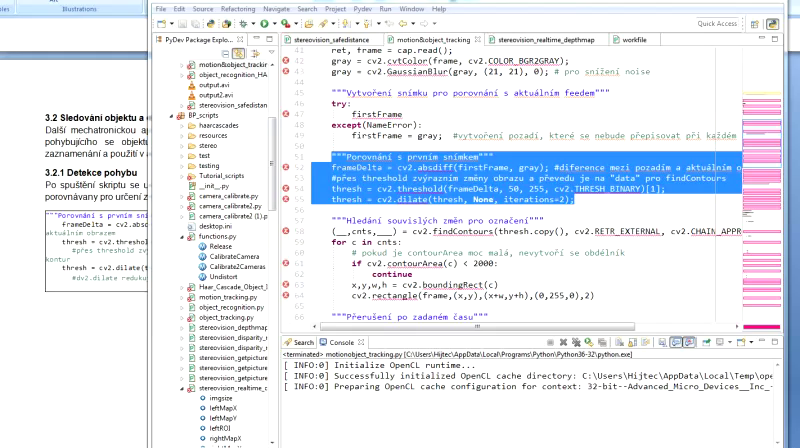
#> input picture frame 11 of track.mp4, 800 x 448 px, given in place of the camera
$ python 'motion&object_PONG_kulicka.py'   (older library calls are emulated)
#> lines starting #> are read from the running program, lines starting #| are printed output that depends on the picture; after the words box and inside, x2 and y2 are one past the last pixel; in counts of white or black regions, pixels touching at a corner belong together
'''
Created on 20. 4. 2018

@author: Hijtec
'''
import cv2,time
import numpy as np

def target(cap,lower,upper, out2):
    while (True):
        ____, frame = cap.read();
#> frame is the input picture: shape (448, 800, 3); mean B, G, R 243.5, 235.8, 230.8
        """Vytvoření barevné masky"""
        mask = cv2.inRange(frame, lower, upper);
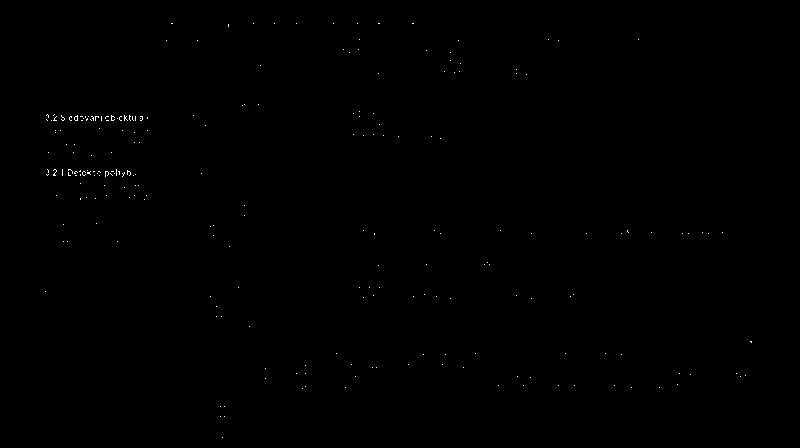
#> mask: shape (448, 800); 0.13% white in thin lines or dots, all inside (x1, y1, x2, y2) = (45, 23, 752, 438)
        mask = cv2.erode(mask,None, iterations = 3);
#> mask: shape (448, 800); every value is 0
        mask = cv2.dilate(mask, None, iterations=5);
        try:
            firstMask
            mask = cv2.bitwise_and(mask,firstMask)
            cv2.imshow("maska", mask)
        except(NameError):
            firstMask = cv2.bitwise_not(mask)
#> firstMask: shape (448, 800); every value is 255
        """Převod do černobíla"""
        gray = cv2.cvtColor(frame, cv2.COLOR_BGR2GRAY);
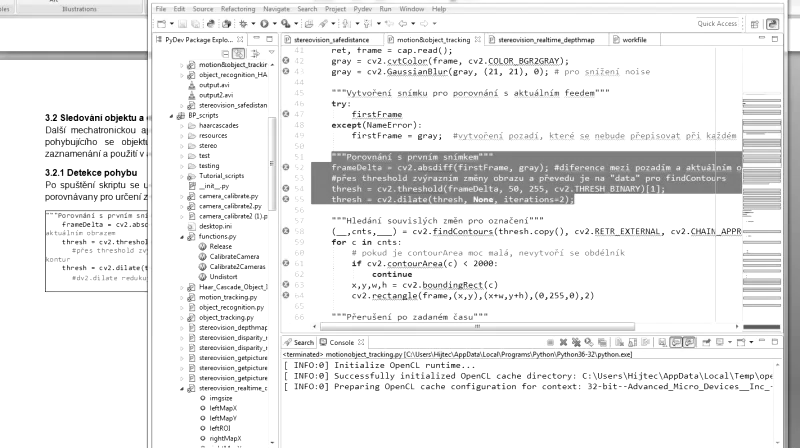
#> gray: shape (448, 800); min 0, max 255, mean 235.2
        gray = cv2.GaussianBlur(gray, (21, 21), 0); # pro snížení noise
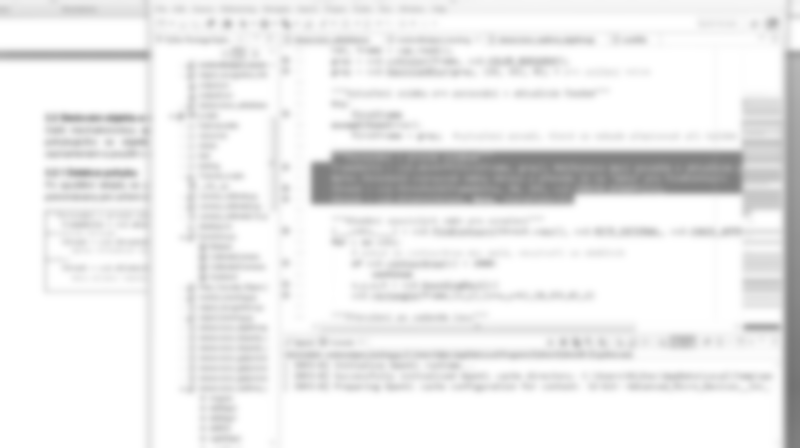
#> gray: shape (448, 800); min 114, max 255, mean 235.2
        """Vytvoření snímku pro porovnání s aktuálním feedem"""
        try:
            firstFrame
        except(NameError):
            firstFrame = gray;
            #vytvoření pozadí, které se nebude přepisovat při každém cyklu
        """Porovnání s prvním snímkem + uprava"""
        frameDelta = cv2.absdiff(firstFrame, gray);
        #diference mezi pozadím a aktuálním obrazem
        thresh = cv2.threshold(frameDelta, 40, 255, cv2.THRESH_BINARY)[1];
        #přes threshold zvýrazním změny obrazu a převedu je na "data" pro findContours
        thresh = cv2.dilate(thresh, None, iterations=1);
        cv2.imshow("change", thresh)
        """Maska + pohyb"""
        search = cv2.bitwise_and(mask,firstFrame) # binární sjednocení
        cv2.imshow("lol", search)
        """Hledání souvislých změn pro označení"""
        (__,cnts,___) = cv2.findContours(search.copy(), cv2.RETR_EXTERNAL, cv2.CHAIN_APPROX_SIMPLE);
#> cnts = []
        for c in cnts:
        # pokud je contourArea moc malá, nevytvoří se obdélník
            if cv2.contourArea(c) < 2000:
                continue
            if cv2.contourArea(c) > 10000:
                continue
            x,y,w,h = cv2.boundingRect(c) # kolem kontury se vytvoří nejmenší čtverec
            cv2.rectangle(frame,(x,y),(x+w,y+h),(0,255,0),2)
#> this loop made 0 passes
        cv2.imshow("tracking-prepare", frame);
        out2.write(frame)
        if cv2.waitKey(2) & 0xFF == ord("q"):
#> (key q is pressed here)
            break
        """Detekce změny + spuštění časovače"""
        try:
            timerDiff
        except(NameError):
            timer = time.time()+10000;
            try:
                if x!=0:
                    timerDiff = time.time();
                    timer = timerDiff;
            except:
                continue
        """Přerušení po zadaném čase"""
        if time.time()>timer+0.5:
            # stisknutím klávesy "q" se hledání změny zastaví
            break
#> (the run stopped early here; a loop or call above may not have finished)

$ run again, starting later in the video
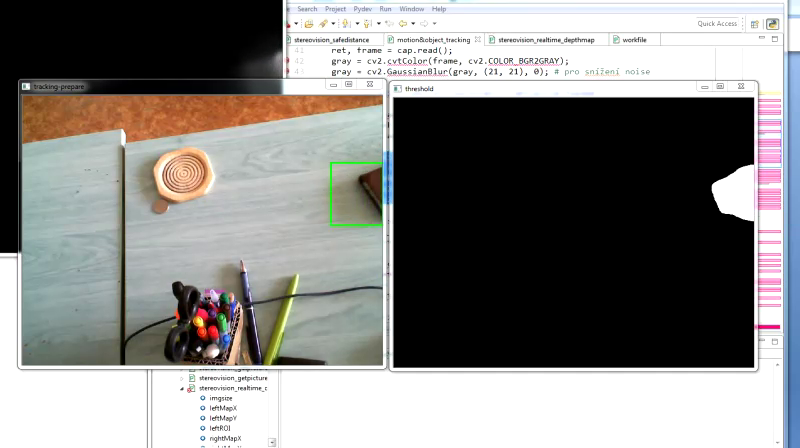
#> input picture frame 49 of track.mp4, 800 x 448 px, given in place of the camera
#> in target, frame is the input picture: shape (448, 800, 3); mean B, G, R 130.3, 132.2, 133.1
#> firstMask: shape (448, 800); 63.8% white; 6 black regions
#> frameDelta: shape (448, 800); every value is 0
#> cnts = 6 contours; box (x1, y1, x2, y2) and area: (392, 96, 756, 369) 97133, (0, 0, 284, 255) 8972, (162, 281, 210, 364) 2054, (244, 323, 261, 364) 482, (275, 355, 302, 367) 275, (358, 174, 371, 185) 120
#> the loop in target, `for c in cnts:` made 6 passes
#> (x, y, w, h) on passes 3, 6: (162, 281, 48, 83), (0, 0, 284, 255)
#> `x,y,w,h = target(cap,lower,upper, out2);`: x = 0; w = 284; h = 255
#> `bbox = (x,y,w,h);`: bbox = (0, 0, 284, 255)
#> tracker_type = 'KCF'
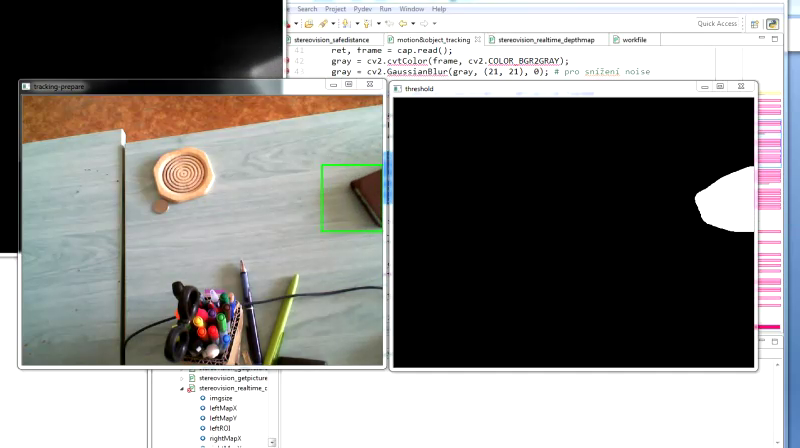
#> input picture frame 51 of track.mp4, 800 x 448 px, given in place of the camera
#> frame is the input picture: shape (448, 800, 3); mean B, G, R 131.3, 133.1, 133.9
#> in Track, `ok, bbox = tracker.update(frame)`: ok = True; bbox = (0, 0, 284, 255)
#> in Track, `p1 = (int(bbox[0]), int(bbox[1]))`: p1 = (0, 0)
#> in Track, `p2 = (int(bbox[0] + bbox[2]), int(bbox[1] + bbox[3]))`: p2 = (284, 255)
#> `frame, ok, p1, p2 = Track(tracker, frame);`: ok = True; p1 = (0, 0); p2 = (284, 255)
#> xt = 142
#> yt = 127
#> `cv2.putText(frame, str(counter_left) + " : " + str(counter_right) , (i..`:
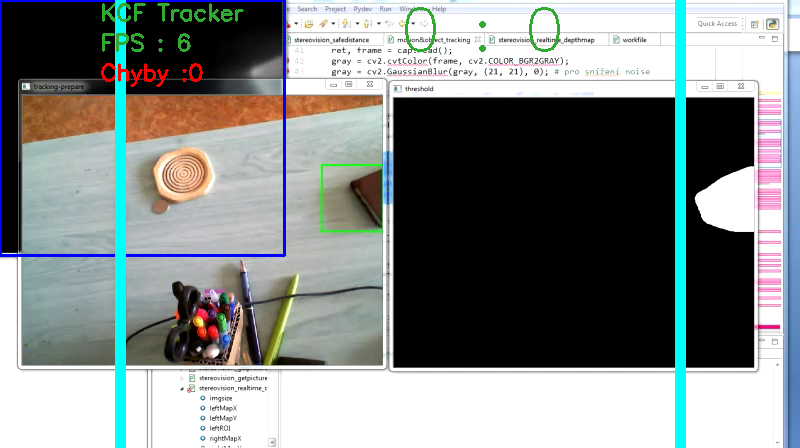
#> frame: shape (448, 800, 3); mean B, G, R 136.1, 136.6, 130.3

$ run again, starting later in the video
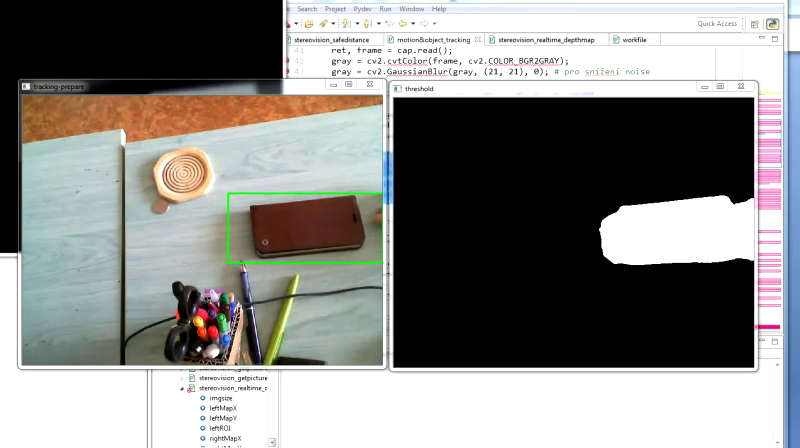
#> input picture frame 88 of track.mp4, 800 x 448 px, given in place of the camera
#> in target, frame is the input picture: shape (448, 800, 3); mean B, G, R 135.1, 137.5, 137.8
#> firstMask: shape (448, 800); 65.9% white; 5 black regions
#> frameDelta: shape (448, 800); every value is 0
#> cnts = 5 contours; box (x1, y1, x2, y2) and area: (392, 96, 756, 369) 90044, (0, 0, 284, 255) 7190, (162, 281, 210, 364) 1973, (244, 324, 261, 364) 470, (275, 355, 302, 367) 274
#> the loop in target, `for c in cnts:` made 5 passes
#> `x,y,w,h = target(cap,lower,upper, out2);`: x = 0; w = 284; h = 255
#> `bbox = (x,y,w,h);`: bbox = (0, 0, 284, 255)
#> tracker_type = 'KCF'
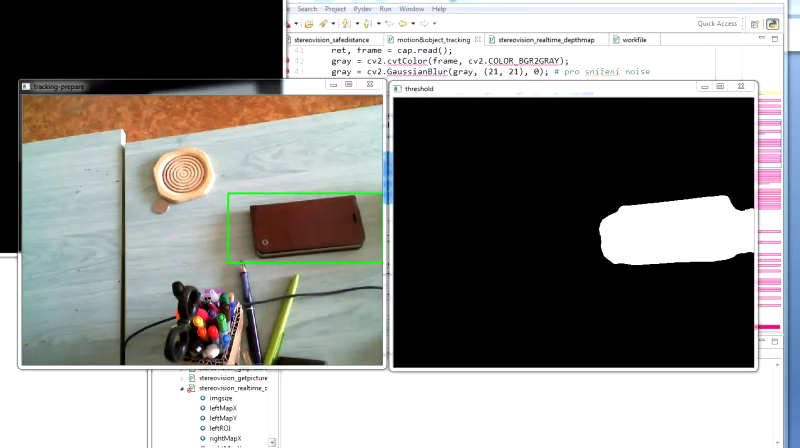
#> input picture frame 89 of track.mp4, 800 x 448 px, given in place of the camera
#> frame is the input picture: shape (448, 800, 3); mean B, G, R 134.9, 137.3, 137.6
#> in Track, `ok, bbox = tracker.update(frame)`: ok = True; bbox = (0, 0, 284, 255)
#> in Track, `p1 = (int(bbox[0]), int(bbox[1]))`: p1 = (0, 0)
#> in Track, `p2 = (int(bbox[0] + bbox[2]), int(bbox[1] + bbox[3]))`: p2 = (284, 255)
#> `frame, ok, p1, p2 = Track(tracker, frame);`: ok = True; p1 = (0, 0); p2 = (284, 255)
#> xt = 142
#> yt = 127
#> `cv2.putText(frame, str(counter_left) + " : " + str(counter_right) , (i..`:
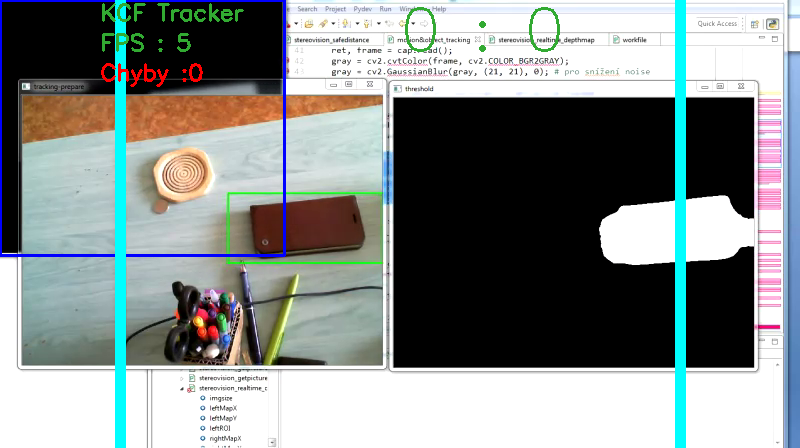
#> frame: shape (448, 800, 3); mean B, G, R 139.2, 140.2, 133.4
